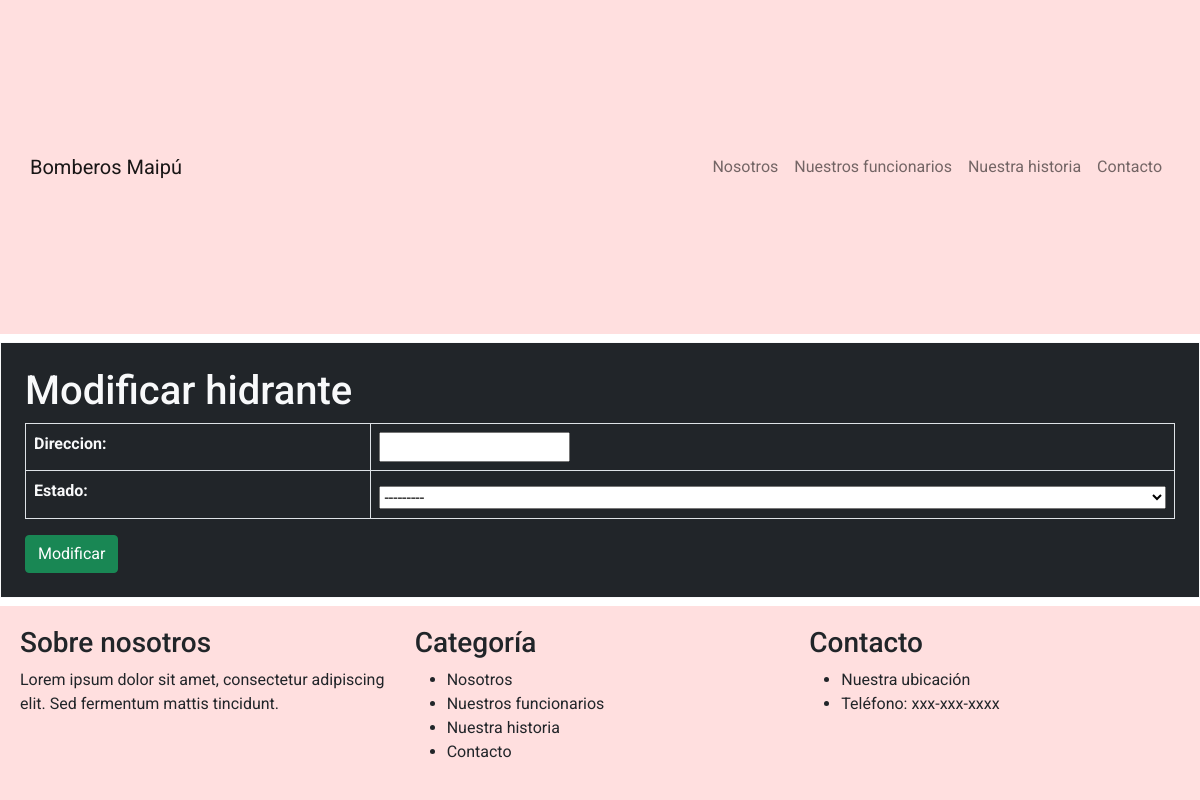
Before: /form_mod_hidrantes/6 with the older database file.
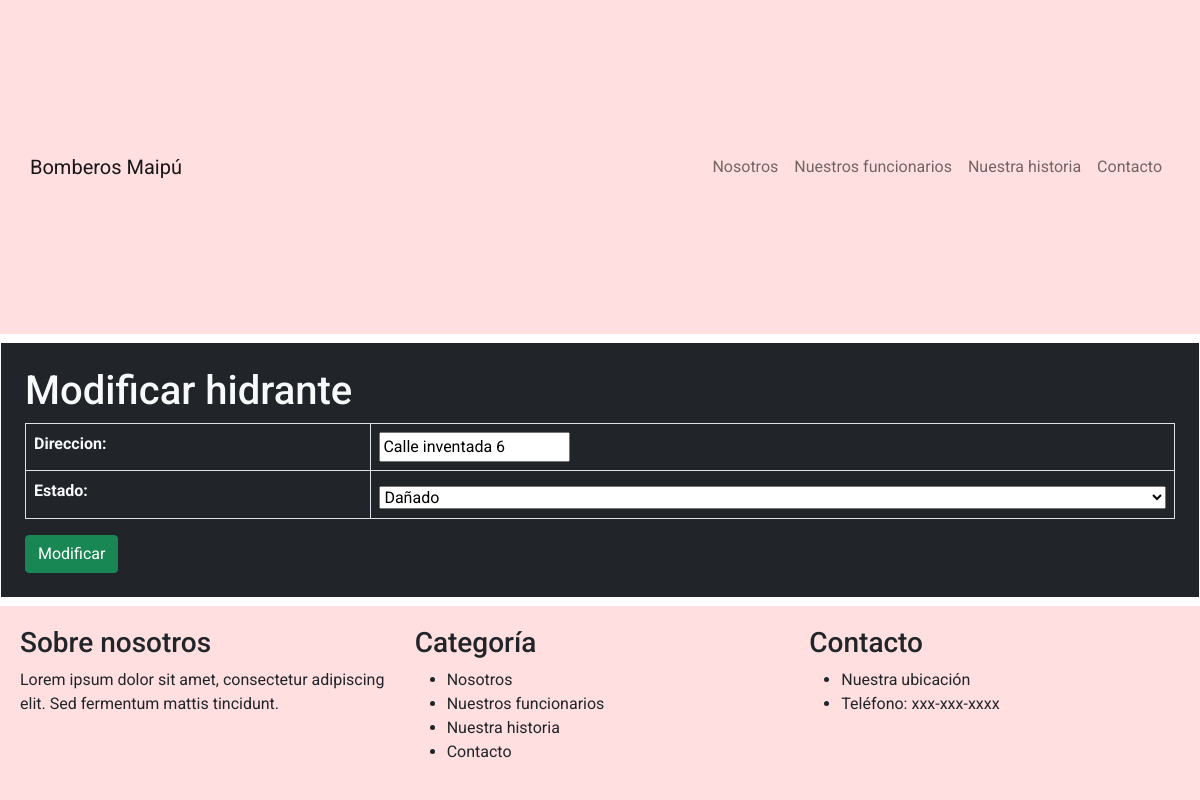
After: the same page with the newer database file.
### bomberos/models.py (models this page shows, shortened)
class Hidrante(models.Model):
    idHidrante = models.AutoField(primary_key=True)
    direccion = models.CharField(max_length=100)
    estado = models.CharField(max_length=50, choices=ESTADOS_HIDRANTE)

### bomberos/views.py (the view)
# urls.py: path('form_mod_hidrantes/<id>',form_mod_hidrante,name="form_mod_hidrantes"),
def form_mod_hidrante(request, id):
    hidrante = Hidrante.objects.filter(idHidrante=id).first()
    datos = {
        'form': HidranteForm(instance=hidrante)
    }
    if request.method == 'POST':
        formulario = HidranteForm(data=request.POST, instance=hidrante)
        if formulario.is_valid():
            formulario.save()
            return redirect('lista_hidrantes')
    return render(request, 'form_mod_hidrantes.html', datos)

### bomberos/forms.py
class HidranteForm(forms.ModelForm):
    class Meta:
        model = Hidrante
        fields = ['idHidrante','direccion','estado']

### bomberos/templates/form_mod_hidrantes.html (shortened to what this page needs)
<!DOCTYPE html>
<html lang="es">
<head>
  <link rel="stylesheet" href="https://cdnjs.cloudflare.com/ajax/libs/bootstrap/5.0.2/css/bootstrap.min.css">
  <link rel="stylesheet" href="../static/css/style.css">
</head>
<body>
  <nav class="navbar navbar-expand-lg navbar-light bg-light">
    <div class="container">
      <a class="navbar-brand" href="#">Bomberos Maipú</a>
      <div class="collapse navbar-collapse" id="navbarNav">
        <ul class="navbar-nav ms-auto">
          <li class="nav-item">
            <a class="nav-link" href="#nosotros">Nosotros</a>
          </li>
          <li class="nav-item">
            <a class="nav-link" href="#funcionarios">Nuestros funcionarios</a>
          </li>
          <li class="nav-item">
            <a class="nav-link" href="#historia">Nuestra historia</a>
          </li>
          <li class="nav-item">
            <a class="nav-link" href="#contacto">Contacto</a>
          </li>
        </ul>
      </div>
    </div>
  </nav>
<section id="yellow-bg">
  <div class="container bg-dark text-light mt-2 mb-2  border border-light" style="padding: 2%;">
        <h1>Modificar hidrante</h1>
            <form method="POST" action="" autocomplete="off">
                <table class="table table-bordered text-light">
                    {{ form.as_table }}
                </table>
                <button type="submit" class="btn btn-success">Modificar</button>
          </form>
    </div>
</section>
  <footer class="bg-light">
    <div class="container">
      <div class="row">
        <div class="col-md-4">
          <h3>Sobre nosotros</h3>
          <p>Lorem ipsum dolor sit amet, consectetur adipiscing elit. Sed fermentum mattis tincidunt.</p>
        </div>
        <div class="col-md-4">
          <h3>Categoría</h3>
          <ul>
            <li>Nosotros</li>
            <li>Nuestros funcionarios</li>
            <li>Nuestra historia</li>
            <li>Contacto</li>
          </ul>
        </div>
        <div class="col-md-4">
          <h3>Contacto</h3>
          <ul>
            <li>Nuestra ubicación</li>
            <li>Teléfono: xxx-xxx-xxxx</li>
          </ul>
        </div>
      </div>
    </div>
  </footer>
</body>
</html>

Changed rows visible on the page:
added Hidrante: direccion "Calle inventada 6", estado "Dañado"
Other visible differences:
form field estado: "---------" → (not shown)
